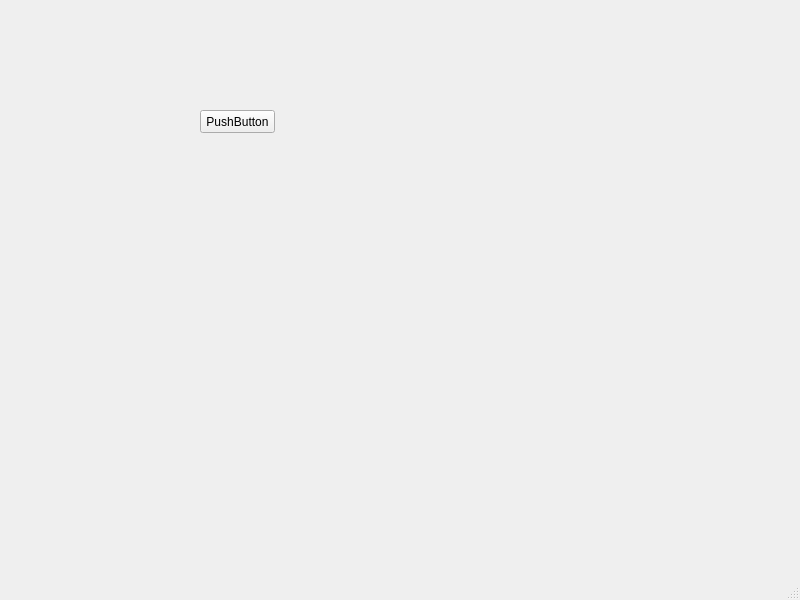
<?xml version="1.0" encoding="UTF-8"?>
<ui version="4.0">
 <class>MainWindow</class>
 <widget class="QMainWindow" name="MainWindow">
  <property name="geometry">
   <rect>
    <x>0</x>
    <y>0</y>
    <width>800</width>
    <height>600</height>
   </rect>
  </property>
  <property name="windowTitle">
   <string>MainWindow</string>
  </property>
  <widget class="QWidget" name="centralwidget">
   <widget class="QPushButton" name="pushButton">
    <property name="geometry">
     <rect>
      <x>200</x>
      <y>110</y>
      <width>75</width>
      <height>23</height>
     </rect>
    </property>
    <property name="text">
     <string>PushButton</string>
    </property>
   </widget>
  </widget>
  <widget class="QMenuBar" name="menubar">
   <property name="geometry">
    <rect>
     <x>0</x>
     <y>0</y>
     <width>800</width>
     <height>21</height>
    </rect>
   </property>
  </widget>
  <widget class="QStatusBar" name="statusbar"/>
 </widget>
 <resources/>
 <connections/>
</ui>
